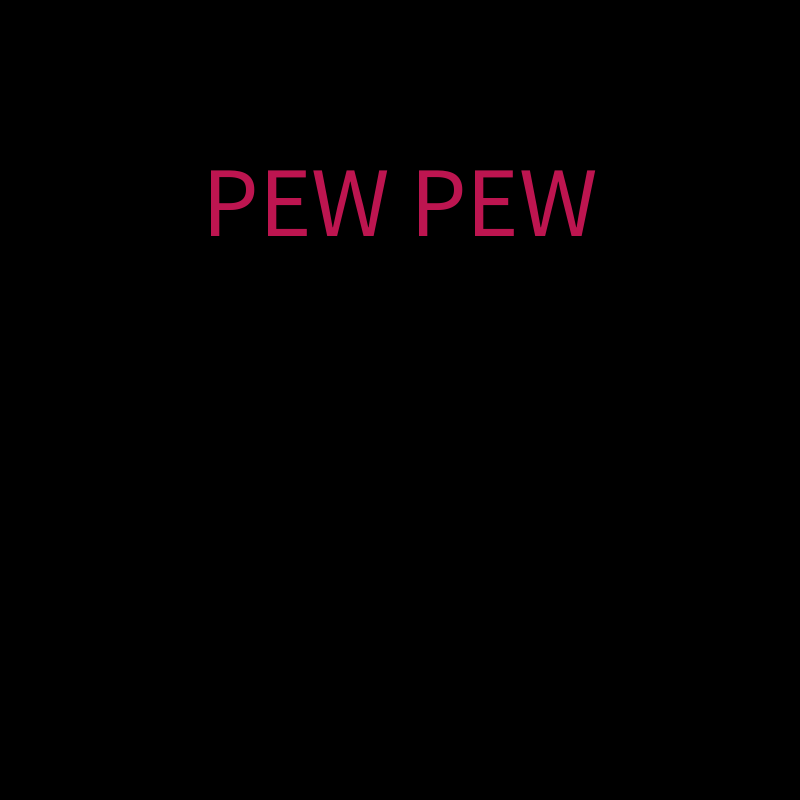
Frame 1 (no input)
Frame 60 (the mouse pressed at the canvas centre just before this capture): identical to frame 1, image omitted
Frame 120 (the mouse held since frame 60 and released just before this capture): identical to frame 1, image omitted

The Processing sketch that drew this single still picture (run headless with seeded random() and noise(); from frame 60 on, the mouse is pressed at the canvas centre):

// Processing sketch: PewPewGame
// ── PewPewGame.pde
//color pallette
color black  = #000000;
color white  = #FFFFFF;
color purple = #490A3D;
color pink   = #BD1550;
color orange = #E97F02;
color yellow = #F8CA00;
color green  = #8A9B0F;

//mode framework variables
final int INTRO    = 0;
final int GAME     = 1;
final int PAUSE    = 2;
final int GAMEOVER = 3;
int mode = INTRO;

//key variables;
boolean wkey, akey, skey, dkey, spacekey;


//#################################### SETUP ###############################################

void setup() {
  //graphics
  size(800, 800);
  rectMode(CENTER);
  textAlign(CENTER, CENTER);
  noStroke();
  
  //initialize key variables
  wkey = akey = skey = dkey = spacekey = false;
}

//##################################### DRAW ################################################

void draw() {
  if      (mode == INTRO)    intro();
  else if (mode == GAME)     game();
  else if (mode == PAUSE)    pause();
  else if (mode == GAMEOVER) gameOver();
  else println("Mode error! You need to add a new mode to your mode framework in the draw function! -- Mr. Pelletier");
}

//Clicking Functions

void mouseClicked() {
  if (mode == INTRO) 
  {
    
  }
  else if (mode == GAME)
  {
    
  }
  else if (mode == PAUSE)
  {
    
  }
  else if (mode == GAMEOVER)
  {
    
  }
}

//Key Functions

void keyPressed() {
  if (key == 'w' || key == 'W') wkey = true;
  if (key == 'a' || key == 'A') akey = true;
  if (key == 's' || key == 'S') skey = true;
  if (key == 'd' || key == 'D') dkey = true;
  if (key == 'd' || key == 'D') spacekey = true;
}

void keyReleased() {
  if (key == 'w' || key == 'W') wkey = false;
  if (key == 'a' || key == 'A') akey = false;
  if (key == 's' || key == 'S') skey = false;
  if (key == 'd' || key == 'D') dkey = false;
  if (key == 'd' || key == 'D') spacekey = false;
}

// ── a_menu.pde
void intro() {
  background(black);
  
  textSize(100);
  fill(pink);
  text("PEW PEW", width/2, height/4);
  
}

// ── b_game.pde
void game() {
  background(green);
}

// ── c_options.pde
void options() {

}

// ── d_pause.pde
void pause() {
  
}

// ── e_gameover.pde
void gameOver() {
  background(purple);
}
